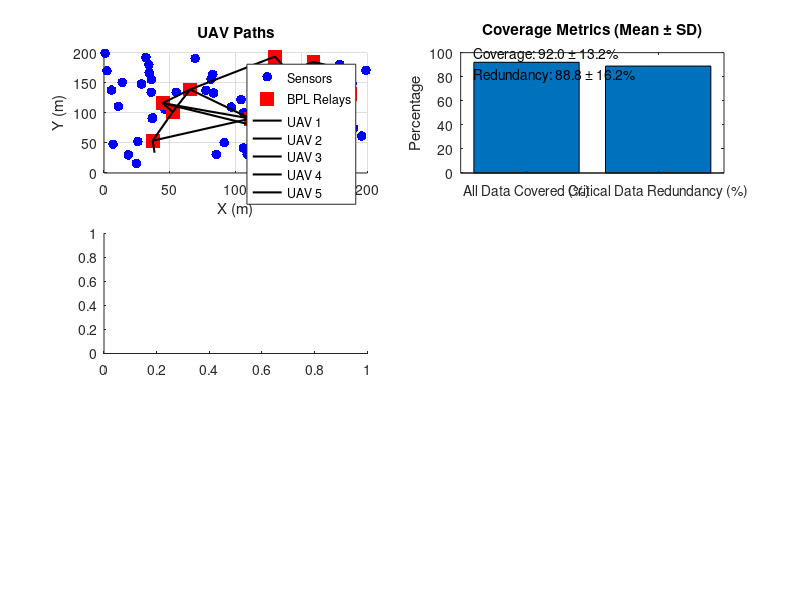

This chart was generated by the following MATLAB code: (Note: this script raises an error after producing the figure.)
% MATLAB Simulation for Scenario 1: Coverage-Driven Exchange with Statistical Measures
clear all; close all; clc;

% Simulation Parameters
numRuns = 10;               % Number of simulation runs
farmSize = [200, 200];      % Farm size (m²)
N = 50;                     % Number of sensors (scalable up to 1000)
M = 5;                      % Number of UAVs (scalable up to 50)
numRelays = 10;             % Number of BPL relay points (scalable up to 100)
uavRange = 100;             % UAV communication range (m)
R = 2;                      % Redundancy factor for critical data
theta = 0.7;                % Priority threshold
energyRate = 0.1;           % Energy consumption per 10 m (%)
C_min = 10;                 % Minimum BPL capacity (Mbps)

% Initialize arrays for statistical measures
lambda_runs = zeros(numRuns, 1);
E_total_runs = zeros(numRuns, 1);
coverage_runs = zeros(numRuns, 1);
redundancy_runs = zeros(numRuns, 1);

for run = 1:numRuns
    % Randomly place sensors, UAVs, and BPL relays
    rng(42 + run); % Vary seed for each run
    sensors = rand(N, 2) .* farmSize;
    uavPos = rand(M, 2) .* farmSize;
    relayPos = rand(numRelays, 2) .* farmSize;

    % Assign sensors to nearest relay
    distToRelay = pdist2(sensors, relayPos);
    [~, relayAssignment] = min(distToRelay, [], 2);

    % Generate data packets and energy levels
    p = rand(N, 1);
    criticalData = p >= theta;
    T_gen = zeros(N, 1);
    E_j = 100 * ones(M, 1);
    C_BPL = 15 * ones(numRelays, 1); % Simulated BPL capacity

    % Simulate UAV coverage-driven exchange
    visitedRelays = false(numRelays, 1);
    uavPaths = cell(M, 1);
    T_collect = zeros(N, 1);
    relayVisits = zeros(numRelays, 1);
    storedData = cell(M, 1);

    for j = 1:M
        uavPaths{j} = uavPos(j, :);
        while any(~visitedRelays) && E_j(j) >= 20
            distToRelays = pdist2(uavPaths{j}(end, :), relayPos);
            inRange = distToRelays <= uavRange & ~visitedRelays';
            if ~any(inRange)
                break;
            end
            [dist, nearestRelay] = min(distToRelays .* inRange + 1e6 * ~inRange);
            if C_BPL(nearestRelay) >= C_min
                uavPaths{j} = [uavPaths{j}; relayPos(nearestRelay, :)];
                visitedRelays(nearestRelay) = true;
                relayVisits(nearestRelay) = relayVisits(nearestRelay) + 1;
                E_j(j) = E_j(j) - (dist / 10 * energyRate);
                assignedSources = find(relayAssignment == nearestRelay);
                T_collect(assignedSources) = dist / 10;
            else
                assignedSources = find(relayAssignment == nearestRelay);
                storedData{j} = [storedData{j}; assignedSources'];
            end
        end
    end

    % Retry stored data
    for j = 1:M
        if ~isempty(storedData{j}) && E_j(j) >= 20
            for i = storedData{j}
                relayIdx = relayAssignment(i);
                if C_BPL(relayIdx) >= C_min && ~visitedRelays(relayIdx)
                    dist = pdist2(uavPaths{j}(end, :), relayPos(relayIdx, :));
                    if dist <= uavRange
                        uavPaths{j} = [uavPaths{j}; relayPos(relayIdx, :)];
                        visitedRelays(relayIdx) = true;
                        relayVisits(relayIdx) = relayVisits(relayIdx) + 1;
                        E_j(j) = E_j(j) - (dist / 10 * energyRate);
                        T_collect(i) = dist / 10;
                    end
                end
            end
        end
    end

    % Ensure redundancy for critical data
    for i = find(criticalData)'
        relayIdx = relayAssignment(i);
        if relayVisits(relayIdx) < R
            distToRelay = pdist2(uavPos, relayPos(relayIdx, :));
            [dist, extraUAV] = min(distToRelay .* (E_j >= 20) + 1e6 * (E_j < 20));
            if E_j(extraUAV) >= 20 && dist <= uavRange
                uavPaths{extraUAV} = [uavPaths{extraUAV}; relayPos(relayIdx, :)];
                relayVisits(relayIdx) = relayVisits(relayIdx) + 1;
                E_j(extraUAV) = E_j(extraUAV) - (dist / 10 * energyRate);
                T_collect(i) = max(T_collect(i), dist / 10);
            end
        end
    end

    % Store metrics
    lambda_runs(run) = mean(T_collect(T_collect > 0));
    E_total_runs(run) = sum(100 - E_j);
    coverage_runs(run) = sum(T_collect > 0) / N * 100;
    redundancy_runs(run) = sum(relayVisits(relayAssignment(criticalData)) >= R) / sum(criticalData) * 100;
end

% Compute statistical measures
lambda_mean = mean(lambda_runs); lambda_std = std(lambda_runs);
E_total_mean = mean(E_total_runs); E_total_std = std(E_total_runs);
coverage_mean = mean(coverage_runs); coverage_std = std(coverage_runs);
redundancy_mean = mean(redundancy_runs); redundancy_std = std(redundancy_runs);

% Plots (using last run for visualization)
figure('Name', 'Scenario 1: Coverage-Driven Exchange', 'Position', [100, 100, 1000, 800]);

subplot(3, 2, 1); hold on;
scatter(sensors(:, 1), sensors(:, 2), 50, 'b', 'filled', 'DisplayName', 'Sensors');
scatter(relayPos(:, 1), relayPos(:, 2), 100, 'r', 's', 'filled', 'DisplayName', 'BPL Relays');
for j = 1:M
    plot(uavPaths{j}(:, 1), uavPaths{j}(:, 2), 'k-', 'LineWidth', 1.5, 'DisplayName', ['UAV ' num2str(j)]);
end
title('UAV Paths'); xlabel('X (m)'); ylabel('Y (m)'); legend; grid on;

subplot(3, 2, 2);
bar([coverage_mean, redundancy_mean]);
set(gca, 'XTickLabel', {'All Data Covered (%)', 'Critical Data Redundancy (%)'});
title(['Coverage Metrics (Mean ± SD)']); ylabel('Percentage'); ylim([0 100]);
text(0.05, 0.9, sprintf('Coverage: %.1f ± %.1f%%\nRedundancy: %.1f ± %.1f%%', ...
    coverage_mean, coverage_std, redundancy_mean, redundancy_std), 'Units', 'normalized');

subplot(3, 2, 3);
histogram(T_collect, 'Normalization', 'probability');
title('Data Collection Timeliness'); xlabel('Time (s)'); ylabel('Probability');
text(0.05, 0.9, sprintf('Average Latency (λ) = %.2f ± %.2f s', lambda_mean, lambda_std), 'Units', 'normalized');

subplot(3, 2, 4);
bar(E_total_mean);
title('Total Energy Used'); ylabel('Energy (%)');
text(0.05, 0.9, sprintf('E_total = %.1f ± %.1f%%', E_total_mean, E_total_std), 'Units', 'normalized');

subplot(3, 2, 5);
bar(relayVisits); title('Relay Visitation Frequency'); xlabel('Relay ID'); ylabel('Visits');
xticks(1:numRelays);

subplot(3, 2, 6);
bar(100 - E_j); title('Energy Consumption per UAV'); xlabel('UAV ID'); ylabel('Energy Used (%)');
xticks(1:M);